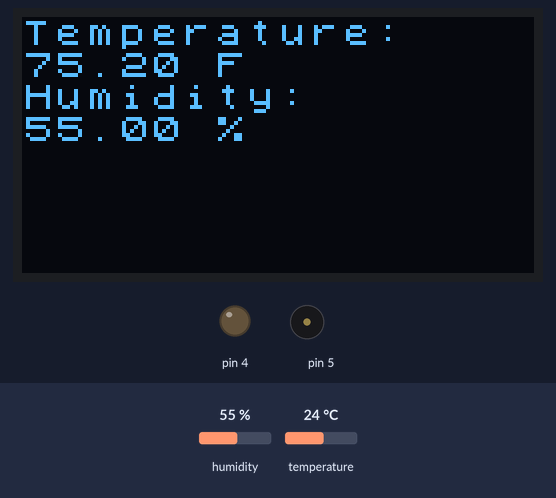
The sketch below on a simulated Arduino Uno, built with avr-gcc and run on an emulated ATmega328P. Shown: 128×64 one-colour display, output pins drawn as LEDs (lit = HIGH), buzzer (waves = sounding). Dashed ring = blinking. Inputs (shaded band) come from the test bench; at power-on: humidity 55 %, temperature 24 °C.

Above: at 1.2 s.
1.3 s: humidity set to 69 %
At 2.8 s:
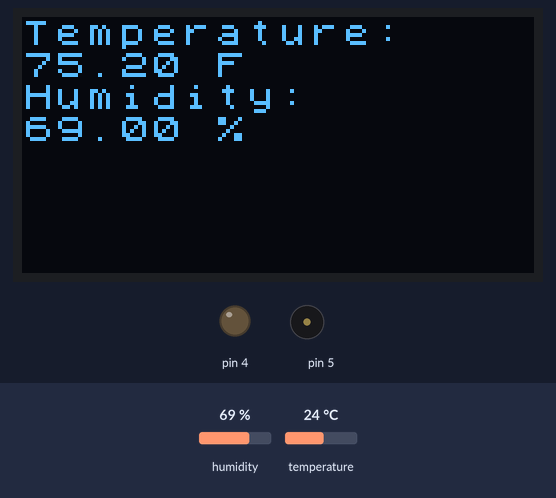
4.1 s: humidity set to 72 %
At 5.2 s:
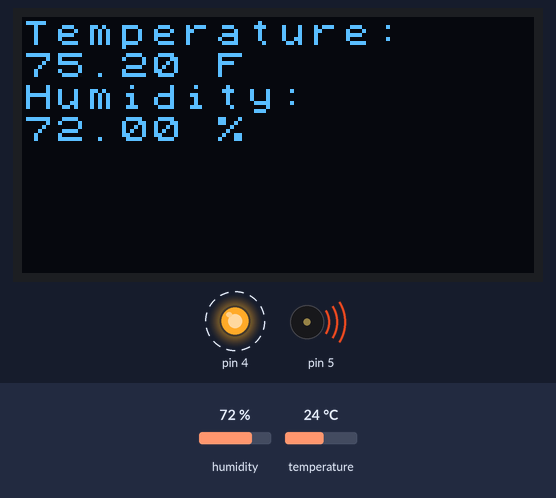
10.3 s: temperature set to 12 °C
At 12.9 s:
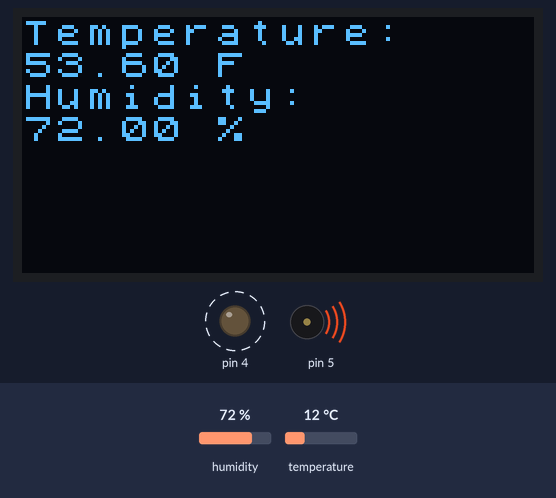
13.1 s: temperature set to 19 °C
At 14.1 s:
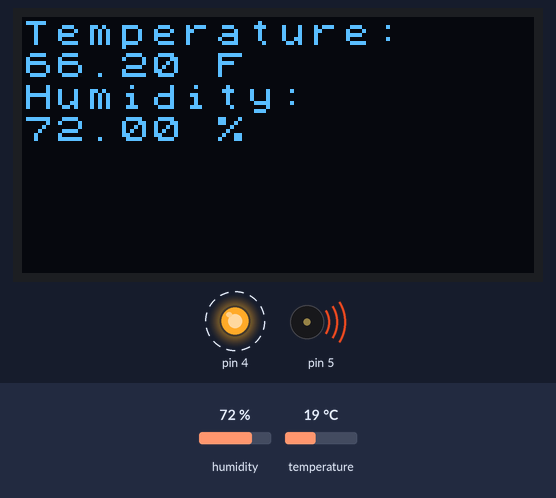
Timing chart, 0 to 16.9 s (numbered marks = the images above; inputs shaded):
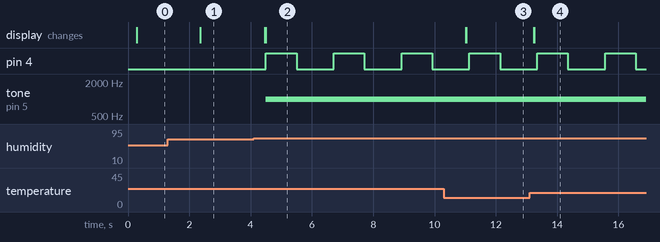

Measured:
- the behaviour switches between 70 and 71 % on humidity (found by bisection; images 1 and 2)
- after the input at 1.3 s, the display: first changes after 1.1 s (image 1 shows a later state)
- after the input at 4.1 s, pin 4: alternates HIGH for 1.0 s and LOW for 1.2 s, starting after 0.40 s; tone on pin 5: silent → 1000 Hz after 0.40 s; the display: first changes after 0.37 s (image 2 shows a later state)
- after the input at 10.3 s, the display: first changes after 0.72 s (image 3 shows a later state)
- after the input at 13.1 s, the display: first changes after 0.13 s (image 4 shows a later state)

The sketch:

sketch_jan28a.ino
```cpp
#include <U8x8lib.h>

#include <DHT.h>
#include <Grove_Temperature_And_Humidity_Sensor.h>
U8X8_SSD1306_128X64_ALT0_HW_I2C u8x8(/* reset=*/
U8X8_PIN_NONE);

DHT dht(3, DHT11);


void setup() {
  pinMode(4, OUTPUT);

  dht.begin();

  u8x8.begin();
  u8x8.setFlipMode(1);
  u8x8.clear();

}

void loop() {
  double temperature = (dht.readTemperature() * 9/5) + 32;
  double humidity = dht.readHumidity();
  u8x8.setFont(u8x8_font_chroma48medium8_r);
  u8x8.setCursor(0, 0);

  String sign = " F";
  String printTemp = temperature + sign;
  String precent = " %";
  String printHumidity = humidity + precent;

  u8x8.print("Temperature: ");
  u8x8.println();
  u8x8.println(printTemp);

  u8x8.print("Humidity: ");
  u8x8.println();
  u8x8.println(printHumidity);

  if (humidity > 70.00) {
    tone(5, 1000);
    digitalWrite(4, HIGH);
    delay(1000);
    digitalWrite(4, LOW);
    delay(1000);
  }
  else
    noTone(5);

}
```
